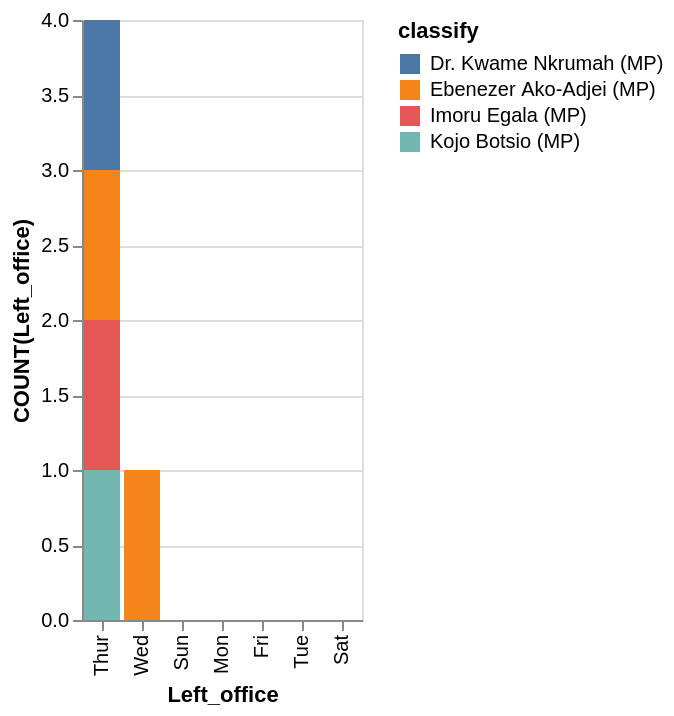

Specify this chart in Vega-Lite:
### Vega-Lite specification from a JSON file in a GitHub repository (floating-point values rounded to 4 significant figures)
{"data": {"values": [{"x_data": "Thur", "y_data": 1, "classify": "Dr. Kwame Nkrumah (MP)"}, {"x_data": "Wed", "y_data": 0, "classify": "Dr. Kwame Nkrumah (MP)"}, {"x_data": "Sun", "y_data": 0, "classify": "Dr. Kwame Nkrumah (MP)"}, {"x_data": "Mon", "y_data": 0, "classify": "Dr. Kwame Nkrumah (MP)"}, {"x_data": "Fri", "y_data": 0, "classify": "Dr. Kwame Nkrumah (MP)"}, {"x_data": "Tue", "y_data": 0, "classify": "Dr. Kwame Nkrumah (MP)"}, {"x_data": "Sat", "y_data": 0, "classify": "Dr. Kwame Nkrumah (MP)"}, {"x_data": "Thur", "y_data": 1, "classify": "Ebenezer Ako-Adjei (MP)"}, {"x_data": "Wed", "y_data": 1, "classify": "Ebenezer Ako-Adjei (MP)"}, {"x_data": "Sun", "y_data": 0, "classify": "Ebenezer Ako-Adjei (MP)"}, {"x_data": "Mon", "y_data": 0, "classify": "Ebenezer Ako-Adjei (MP)"}, {"x_data": "Fri", "y_data": 0, "classify": "Ebenezer Ako-Adjei (MP)"}, {"x_data": "Tue", "y_data": 0, "classify": "Ebenezer Ako-Adjei (MP)"}, {"x_data": "Sat", "y_data": 0, "classify": "Ebenezer Ako-Adjei (MP)"}, {"x_data": "Thur", "y_data": 1, "classify": "Imoru Egala (MP)"}, {"x_data": "Wed", "y_data": 0, "classify": "Imoru Egala (MP)"}, {"x_data": "Sun", "y_data": 0, "classify": "Imoru Egala (MP)"}, {"x_data": "Mon", "y_data": 0, "classify": "Imoru Egala (MP)"}, {"x_data": "Fri", "y_data": 0, "classify": "Imoru Egala (MP)"}, {"x_data": "Tue", "y_data": 0, "classify": "Imoru Egala (MP)"}, {"x_data": "Sat", "y_data": 0, "classify": "Imoru Egala (MP)"}, {"x_data": "Thur", "y_data": 1, "classify": "Kojo Botsio (MP)"}, {"x_data": "Wed", "y_data": 0, "classify": "Kojo Botsio (MP)"}, {"x_data": "Sun", "y_data": 0, "classify": "Kojo Botsio (MP)"}, {"x_data": "Mon", "y_data": 0, "classify": "Kojo Botsio (MP)"}, {"x_data": "Fri", "y_data": 0, "classify": "Kojo Botsio (MP)"}, {"x_data": "Tue", "y_data": 0, "classify": "Kojo Botsio (MP)"}, {"x_data": "Sat", "y_data": 0, "classify": "Kojo Botsio (MP)"}]}, "mark": "bar", "encoding": {"x": {"field": "x_data", "type": "nominal", "title": "Left_office", "sort": {"op": "sum", "field": "y_data", "order": "descending"}}, "y": {"field": "y_data", "type": "quantitative", "title": "COUNT(Left_office)"}, "color": {"field": "classify"}}}
